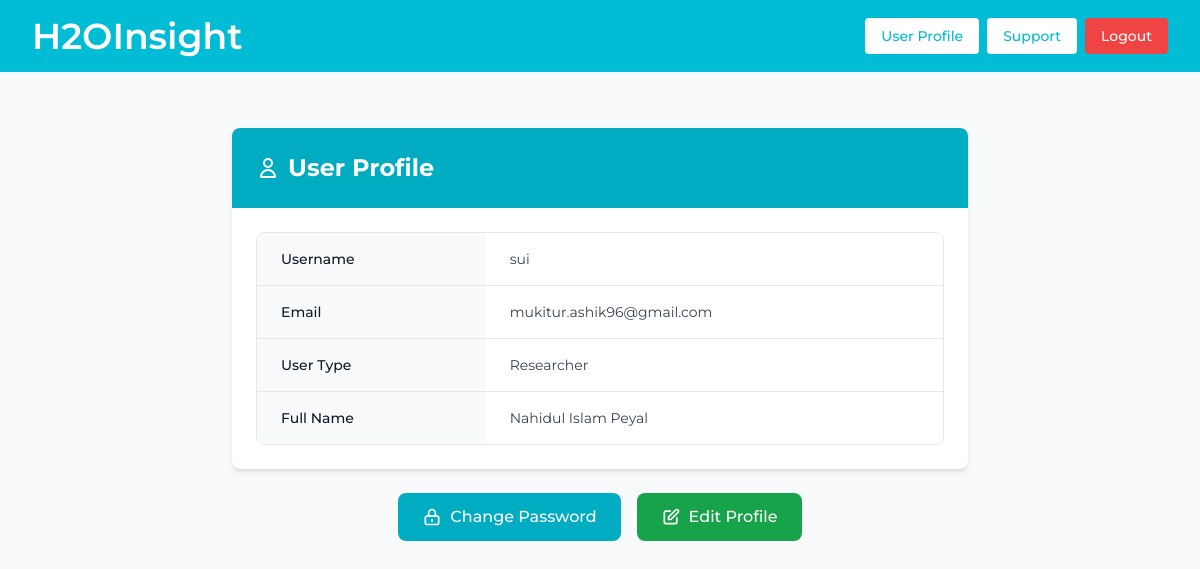
Page /profile (signed in) on the earlier database version.
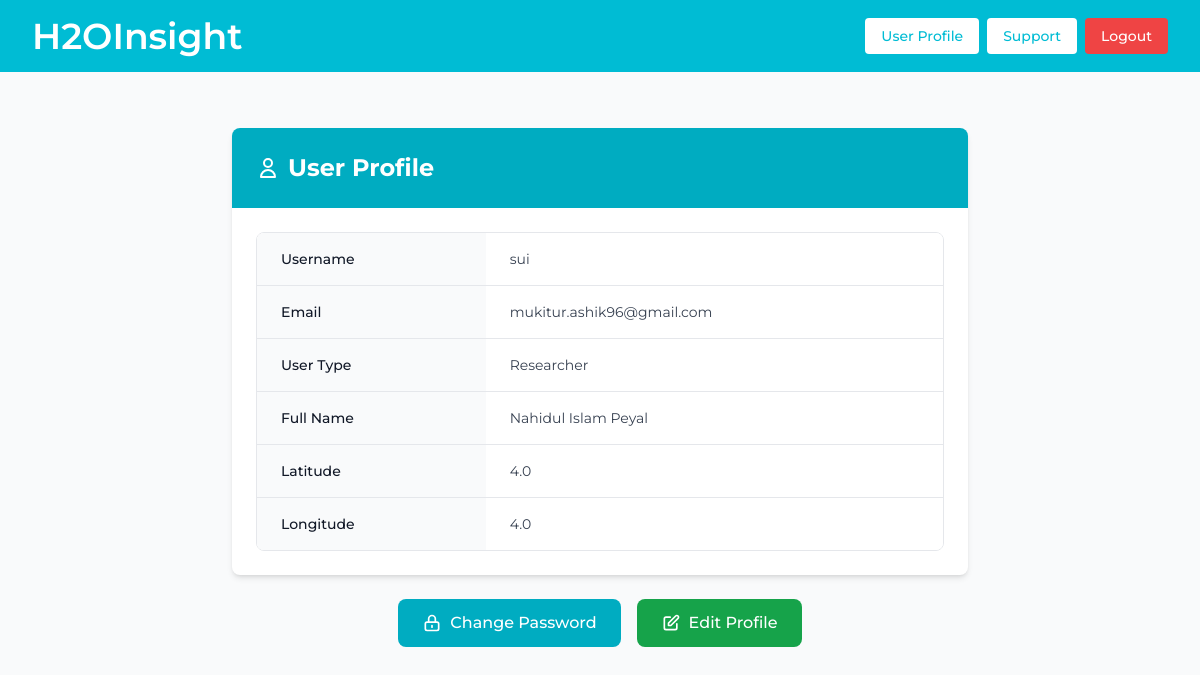
Same page on the later database version.
### tables this page shows
CREATE TABLE users (
    user_id INTEGER PRIMARY KEY AUTOINCREMENT,
    user_name TEXT NOT NULL UNIQUE,
    email TEXT NOT NULL UNIQUE,
    password_hash TEXT NOT NULL,
    user_type TEXT NOT NULL CHECK (user_type IN ('A', 'R', 'V')),
    latitude REAL DEFAULT 0.00,
    longitude REAL DEFAULT 0.00,
    first_name TEXT,
    last_name TEXT,
    is_confirmed BOOLEAN DEFAULT FALSE,
    email_verification_token TEXT DEFAULT NULL
);

### routes/profile.py (the view)
@profile_bp.route("/profile")
def profile():
    cur, db = get_cursor()
    cur.execute("SELECT * FROM users WHERE user_id = ?", (int(session.get("user_id")), ))
    user_tuple = cur.fetchall()[0]
    cur.close()
    db.close()
    if user_tuple[4] == "A":
        user_type = "Admin"
    elif user_tuple[4] == "R":
        user_type = "Researcher"
    else:
        user_type = "Viewer"
    user = {
        "user_name" : user_tuple[1],
        "email" : user_tuple[2],
        "user_type" : user_type,
        "latitude" : user_tuple[5],
        "longitude" : user_tuple[6],
        "first_name" : user_tuple[7],
        "last_name" : user_tuple[8]
    }
    return render_template("profile.html", user=user)

### models/db.py (called while the page is built)
def get_cursor(dictionary=False):
    db = sqlite3.connect(DB_PATH)
    db.execute("PRAGMA foreign_keys = ON")
    if dictionary:
        db.row_factory = sqlite3.Row
    cur = db.cursor()
    return cur, db

### templates/profile.html (shortened to what the changed rows need)
{% extends "layout.html" %}
{% block main %}
<div class="max-w-3xl mx-auto px-4 py-8">
    <div class="bg-white rounded-lg shadow-md overflow-hidden mb-6">
        <div class="bg-primary-600 text-white py-6 px-6">
            <h2 class="text-2xl font-bold flex items-center">
                <svg class="w-6 h-6 mr-2" fill="none" stroke="currentColor" viewBox="0 0 24 24" xmlns="http://www.w3.org/2000/svg">
                    <path stroke-linecap="round" stroke-linejoin="round" stroke-width="2" d="M16 7a4 4 0 11-8 0 4 4 0 018 0zM12 14a7 7 0 00-7 7h14a7 7 0 00-7-7z"></path>
                </svg>
                User Profile
            </h2>
        </div>
        <div class="p-6">
            <div class="overflow-hidden bg-white rounded-lg border border-gray-200">
                <table class="min-w-full divide-y divide-gray-200">
                    <tbody class="divide-y divide-gray-200">
                        <tr class="bg-white">
                            <td class="px-6 py-4 whitespace-nowrap text-sm font-medium text-gray-900 bg-gray-50 w-1/3">Username</td>
                            <td class="px-6 py-4 whitespace-nowrap text-sm text-gray-700">{{ user.user_name }}</td>
                        </tr>
                        <tr class="bg-white">
                            <td class="px-6 py-4 whitespace-nowrap text-sm font-medium text-gray-900 bg-gray-50">Email</td>
                            <td class="px-6 py-4 whitespace-nowrap text-sm text-gray-700">{{ user.email }}</td>
                        </tr>
                        {% if user.first_name and user.last_name %}
                        <tr class="bg-white">
                            <td class="px-6 py-4 whitespace-nowrap text-sm font-medium text-gray-900 bg-gray-50">Full Name</td>
                            <td class="px-6 py-4 whitespace-nowrap text-sm text-gray-700">{{ user.first_name }} {{ user.last_name }}</td>
                        </tr>
                        {% endif %}
                        {% if user.latitude %}
                        <tr class="bg-white">
                            <td class="px-6 py-4 whitespace-nowrap text-sm font-medium text-gray-900 bg-gray-50">Latitude</td>
                            <td class="px-6 py-4 whitespace-nowrap text-sm text-gray-700">{{ user.latitude }}</td>
                        </tr>
                        {% endif %}
                        {% if user.longitude %}
                        <tr class="bg-white">
                            <td class="px-6 py-4 whitespace-nowrap text-sm font-medium text-gray-900 bg-gray-50">Longitude</td>
                            <td class="px-6 py-4 whitespace-nowrap text-sm text-gray-700">{{ user.longitude }}</td>
                        </tr>
                        {% endif %}
                    </tbody>
                </table>
            </div>
        </div>
    </div>
</div>
{% endblock %}

Differences in the rows shown:
changed users "sui": latitude (not shown) → "4.0"; longitude (not shown) → "4.0"
Other differences:
text now shown: "Latitude Longitude"
